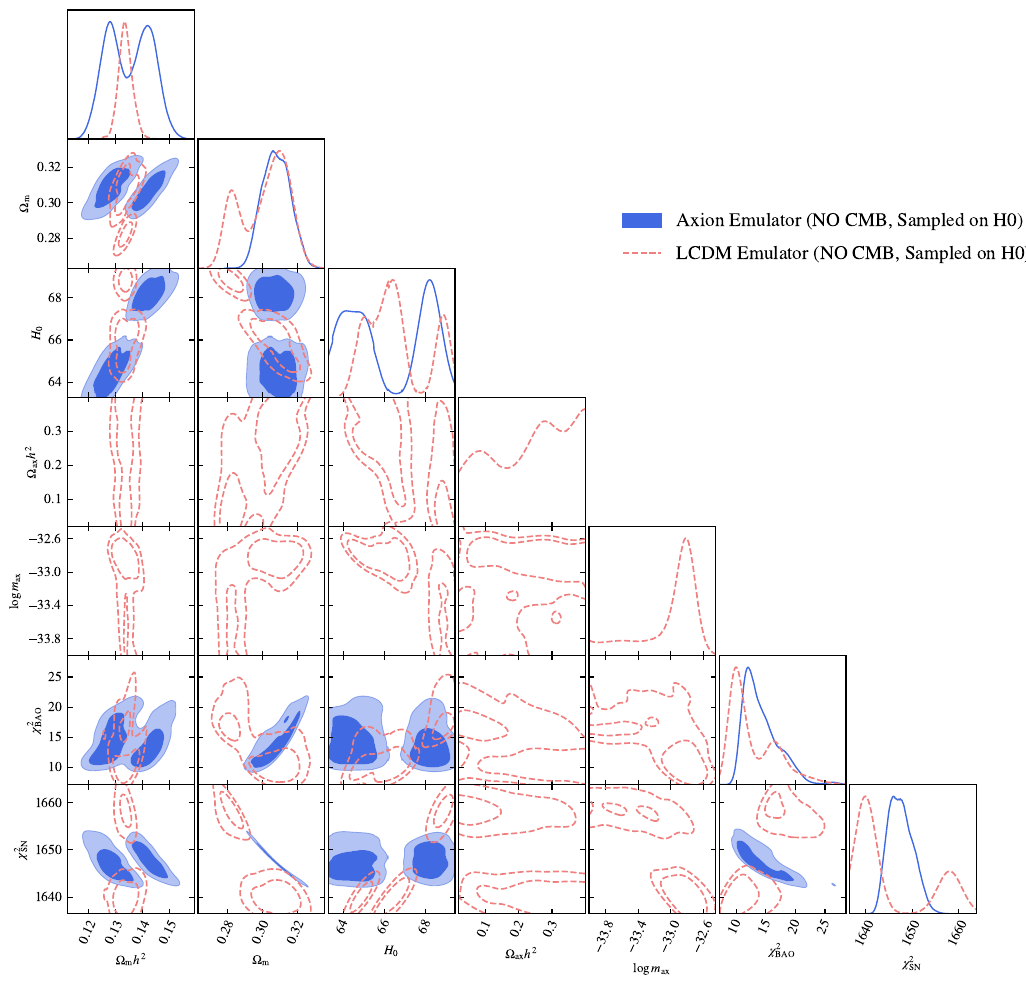

The script that saved this image:
import getdist.plots as gplot
from getdist import MCSamples
from getdist import loadMCSamples
import os
import matplotlib
import subprocess
import matplotlib.pyplot as plt
import numpy as np

# GENERAL PLOT OPTIONS
matplotlib.rcParams['mathtext.fontset'] = 'stix'
matplotlib.rcParams['font.family'] = 'STIXGeneral'
matplotlib.rcParams['mathtext.rm'] = 'Bitstream Vera Sans'
matplotlib.rcParams['mathtext.it'] = 'Bitstream Vera Sans:italic'
matplotlib.rcParams['mathtext.bf'] = 'Bitstream Vera Sans:bold'
matplotlib.rcParams['xtick.bottom'] = True
matplotlib.rcParams['xtick.top'] = False
matplotlib.rcParams['ytick.right'] = False
matplotlib.rcParams['axes.edgecolor'] = 'black'
matplotlib.rcParams['axes.linewidth'] = '1.0'
matplotlib.rcParams['axes.labelsize'] = 'medium'
matplotlib.rcParams['axes.grid'] = True
matplotlib.rcParams['grid.linewidth'] = '0.0'
matplotlib.rcParams['grid.alpha'] = '0.18'
matplotlib.rcParams['grid.color'] = 'lightgray'
matplotlib.rcParams['legend.labelspacing'] = 0.77
matplotlib.rcParams['savefig.bbox'] = 'tight'
matplotlib.rcParams['savefig.format'] = 'pdf'

#parameter = [u'logA', u'ns', u'omegabh2',  u'omegach2', u'omegaaxh2', 
#             u'logmx', u'tau', u'thetastar', u'chi2__BAO', u'chi2__CMB', u'chi2__SN']
parameter = [u'omegamh2', u'omegam', u'H0', u'omegaaxh2', u'logmx', u'chi2__BAO', u'chi2__SN']
chaindir=os.getenv('ROOTDIR')

analysissettings={'smooth_scale_1D':0.35,'smooth_scale_2D':0.35,
'ignore_rows': u'0.4','range_confidence' : u'0.005'}

analysissettings2={'smooth_scale_1D':0.35,'smooth_scale_2D':0.35,
'ignore_rows': u'0.0','range_confidence' : u'0.005'}


root_chains = (
  '/projects/example/chains/EXAMPLE_MCMC29',
  '/projects/example/chains/EXAMPLE_MCMC27'
)

# --------------------------------------------------------------------------------
samples=loadMCSamples(chaindir + root_chains[0],settings=analysissettings)
p = samples.getParams()
samples.saveAsText(chaindir + '/projects/example/scripts/.VM_plot10_TMP1')
# --------------------------------------------------------------------------------
samples=loadMCSamples(chaindir + root_chains[1],settings=analysissettings)
p = samples.getParams()
samples.saveAsText(chaindir + '/projects/example/scripts/.VM_plot10_TMP2')
# --------------------------------------------------------------------------------

#GET DIST PLOT SETUP
g = gplot.getSubplotPlotter(
  chain_dir=chaindir,
  analysis_settings=analysissettings2,
  width_inch=10.0
)
g.settings.axis_tick_x_rotation=65
g.settings.lw_contour = 1.2
g.settings.legend_rect_border = False
g.settings.figure_legend_frame = False
g.settings.axes_fontsize = 14.0
g.settings.legend_fontsize = 18.0
g.settings.alpha_filled_add = 0.7
g.settings.lab_fontsize=13.5
g.legend_labels=False

param_3d = None
g.triangle_plot(
  [
   chaindir + '/projects/example/scripts/.VM_plot10_TMP2',
   chaindir + '/projects/example/scripts/.VM_plot10_TMP1',
  ],
parameter,
plot_3d_with_param=param_3d,line_args=[
  {'lw': 1.0,'ls': 'solid', 'color':'royalblue'},
  {'lw': 1.2,'ls': 'dashed', 'color':'lightcoral'},
  {'lw': 1.4,'ls': '-.', 'color':'grey'},
  {'lw': 1.6,'ls': 'dotted', 'color':'black'},
  {'lw': 1.0,'ls': 'dashdot', 'color':'purple'}
],
filled=[True,True,False,False,False],
contour_colors=['royalblue','lightcoral','grey','black', 'purple'],
contour_ls=['solid', 'dashed', '-.', 'dotted','dashdot'],
contour_lws=[1.0, 1.2, 1.4, 1.6, 1.0],
legend_labels=[
  'Axion Emulator (NO CMB, Sampled on H0)', 
  'LCDM Emulator (NO CMB, Sampled on H0)', 
],
legend_loc=(0.4,0.8),
imax_shaded=0)


g.export()

